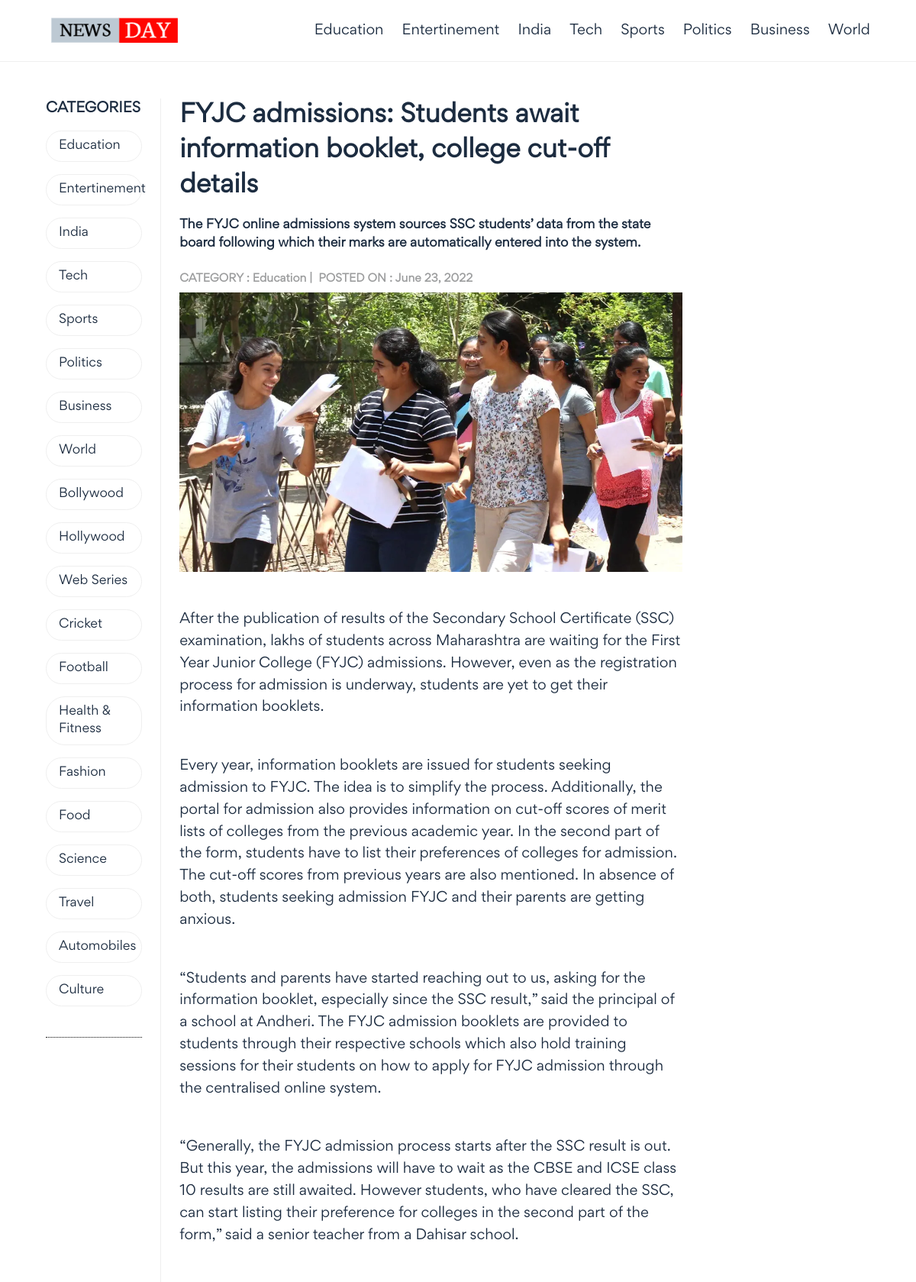
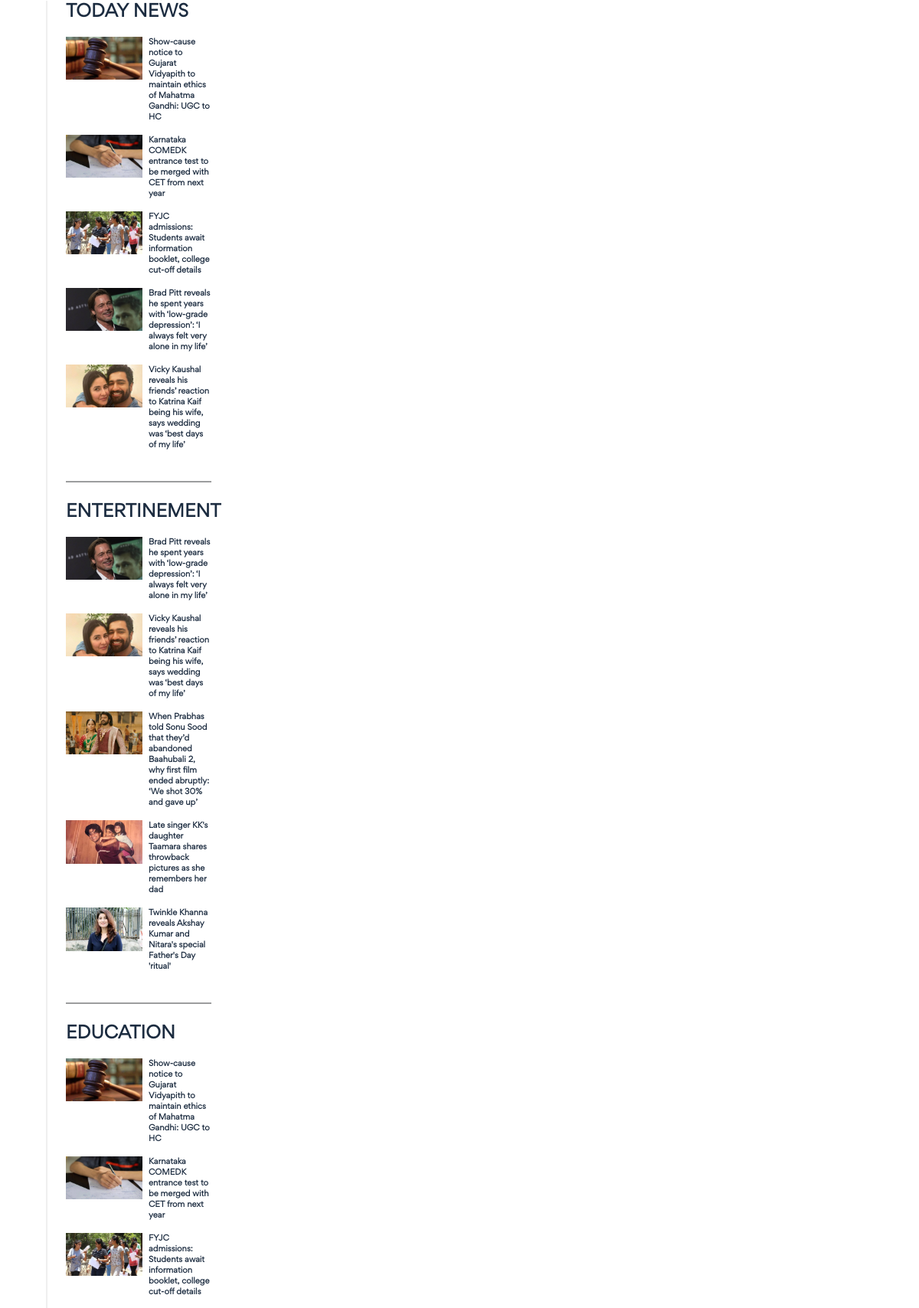
/15 (upper part), run on the app's committed database (2 pictures, top to bottom).
### web/models.py (models this page shows, shortened)
class Category(models.Model):
    title = models.CharField(max_length=25)
    class Meta:
        verbose_name_plural = "categories"

class News(models.Model):
    title = models.CharField(max_length=125)
    short_description = models.TextField()
    description = RichTextField()
    categories = models.ManyToManyField("web.Category")
    featured_image = models.ImageField(upload_to="news/")
    published_date = models.DateField(auto_now_add=True)
    class Meta:
        verbose_name_plural = "news"
        ordering = ["-id"]

### web/views.py (the view)
# urls.py: path('<int:id>',views.news, name="news")
def news(request, id):
    categories = Category.objects.all()
    top_menu = Category.objects.all() [:8]
    trending = News.objects.all() [:5]
    entertinement = News.objects.filter(categories=2) [:5]
    education = News.objects.filter(categories=1) [:5]
    search_categories = request.GET.get("category")
    print(search_categories)
    if search_categories:
        news = news.filter(categories__in=search_categories)
    instances = get_object_or_404(News.objects.filter(id=id))
    context = {
        "categories": categories,
        "top_menu": top_menu,
        "trending": trending,
        "entertinement": entertinement,
        "education": education,
        "instances": instances,
    }
    return render(request, "news.html", context=context)

### templates/news.html
{% extends "base.html" %}
{% block content %} {% load static %}
    <div class="news-section">
        <h1>{{instances.title}}</h1>
        <span>{{instances.short_description}}</span>
        <div class="details">
            {% for category in instances.categories.all %}
                <h4>CATEGORY : {{category.title}} |</h4>
            {% endfor %}
            <span>POSTED ON : {{instances.published_date}}</span>
        </div>
        <div class="news-image">
            <img src="{{instances.featured_image.url}}" alt="News">
        </div>
        <p>{{instances.description|safe}}</p>
    </div>
{% endblock %}

### templates/base.html (shortened to what this page needs)
<!DOCTYPE html>
<html lang="en">
<head>
    {% load static %}
    <link rel="stylesheet" href="{% static './css/style.css' %}" type="text/css" />
</head>
<body>
    <header>
        <section class="wrapper">
            <div class="left">
                <h1>
                    <a href="{% url 'web:index' %}"><img src="{% static './images/logos/logo.png' %}" alt="Logo"></a>
                </h1>
            </div>
            <div class="right">
                <ul>
                    {% for category in top_menu %}
                        <li><a href="{% url 'web:index' %}?category={{category.id}}">{{category.title}}</a></li>
                    {% endfor %}
                </ul>
            </div>
        </section>
    </header>
    <section id="spotlight">
        <section class="wrapper">
            <div class="left-slide-bar">
                <h3>CATEGORIES</h3>
                <ul>
                    {% for category in categories %}
                        <li><a href="{% url 'web:index' %}?category={{category.id}}">{{category.title}}</a></li>
                    {% endfor %}
                </ul>
            </div>
            {% block content %} {% endblock %}
            <div class="right-slide-bar">
                <h3>TODAY NEWS</h3>
                <ul>
                    {% for news in trending %}
                        <li>
                            <a href="{% url 'web:news' id=news.id %}">
                                <img src="{{news.featured_image.url}}" alt="News">
                                <h3>{{news.title}}</h3>
                            </a>
                        </li>
                    {% endfor %}
                </ul>
                <h3>ENTERTINEMENT</h3>
                <ul>
                    {% for news in entertinement %}
                        <li>
                            <a href="{% url 'web:news' id=news.id %}">
                                <img src="{{news.featured_image.url}}" alt="News">
                                <h3>{{news.title}}</h3>
                            </a>
                        </li>
                    {% endfor %}
                </ul>
                <h3>EDUCATION</h3>
                <ul>
                    {% for news in education %}
                        <li>
                            <a href="{% url 'web:news' id=news.id %}">
                                <img src="{{news.featured_image.url}}" alt="News">
                                <h3>{{news.title}}</h3>
                            </a>
                        </li>
                    {% endfor %}
                </ul>
            </div>
        </section>
    </section>
</body>
</html>

### static/css/style.css (style rules this page uses)
* { margin: 0; padding: 0; border: 0; vertical-align: baseline; background: transparent; font-weight: normal; text-decoration: none; outline: none; -webkit-box-sizing: border-box; -moz-box-sizing: border-box; box-sizing: border-box; font-family: "Gordita Regular"; }
ol, ul { list-style: none; }
body { font-size: 17px; color: #1c2c40; overflow-x: hidden; min-width: 320px; font-weight: 400; }
a { color: #1c2c40; }
p { line-height: 1.6em; font-size: 16px; font-weight: 400; }
.wrapper { width: 90%; margin: 0 auto; max-width: 1500px; }
img { display: block; width: 100%; height: 100%; }
header { border-bottom: 1px solid #EFEFEF; }
header .wrapper { height: 80px; align-items: center; display: flex; justify-content: space-between; }
header div.left { width: 180px; margin-right: 24px; }
header div.left h1 { display: block; width: 100%; }
header div.left h1 a { display: block; width: 100%; }
header div.left h1 a img { display: block; width: 100%; }
header div.right ul { display: flex; justify-content: start; align-items: center; }
header div.right ul li { margin-right: 24px; }
header div.right ul li:last-child { margin-right: 0; }
header div.right ul li a { font-size: 18px; font-weight: 500; }
#spotlight { padding: 48px 0; }
#spotlight .wrapper { display: flex; justify-content: start; flex-wrap: wrap; }
#spotlight div.left-slide-bar { width: 14%; padding-right: 24px; border-right: 1px solid #EFEFEF; }
#spotlight div.left-slide-bar h3 { font-size: 18px; font-weight: 700; margin-bottom: 16px; }
#spotlight div.left-slide-bar ul { padding-bottom: 24px; border-bottom: 1px dotted #000; }
#spotlight div.left-slide-bar ul li { margin-bottom: 16px; }
#spotlight div.left-slide-bar ul li a { font-size: 16px; font-weight: 500; padding: 8px 16px; border: 1px solid #EFEFEF; display: block; border-radius: 25px; }
#spotlight div.news-section { width: 61%; margin-right: 32px; margin-left: 24px; }
#spotlight div.right-slide-bar { width: 20%; border-left: 2px solid #EFEFEF; padding-left: 24px; }
#spotlight div.right-slide-bar h3 { font-size: 22px; font-weight: 700; margin-bottom: 16px; }
#spotlight div.right-slide-bar ul { border-bottom: 2px double #9c9d9e; margin-bottom: 24px; padding-bottom: 24px; }
#spotlight div.right-slide-bar ul li a { display: flex; justify-content: start; }
#spotlight div.right-slide-bar ul li a img { max-width: 100px; display: block; margin-right: 8px; }
#spotlight div.right-slide-bar ul li a h3 { font-size: 10px; }
#spotlight div.news-section h1 { font-size: 32px; font-weight: 700; margin-bottom: 16px; }
#spotlight div.news-section span { font-size: 16px; font-weight: 700; }
#spotlight div.news-section div.details { margin-top: 24px; display: flex; justify-content: start; }
#spotlight div.news-section div.details h4 { font-size: 14px; font-weight: 700; margin-right: 8px; color: #9c9d9e; }
#spotlight div.news-section div.details span { font-size: 14px; font-weight: 700; color: #9c9d9e; margin-bottom: 8px; }
#spotlight div.news-section div.news-image { display: block; width: 100%; margin-bottom: 24px; }
#spotlight div.news-section div.news-image img { display: block; width: 100%; }
#spotlight div.news-section p { font-size: 18px; font-weight: 500; margin-bottom: 48px; }

### data on the page
Category: title "Education"
Category: title "Entertinement"
Category: title "India"
Category: title "Tech"
Category: title "Sports"
Category: title "Politics"
Category: title "Business"
Category: title "World"
Category: title "Bollywood"
Category: title "Hollywood"
Category: title "Web Series"
Category: title "Cricket"
Category: title "Football"
Category: title "Health & Fitness"
Category: title "Fashion"
Category: title "Food"
Category: title "Science"
Category: title "Travel"
Category: title "Automobiles"
Category: title "Culture"
News: title "FYJC admissions: Students await information booklet, college cut-off details", short_description "The FYJC online admissions system sources SSC students’ data from the state board following which their marks are automatically entered into the system.", published_date "June 23, 2022", featured_image (picture), description "After the publication of results of the Secondary School Certificate (SSC) examination, lakhs of students across Maharashtra are waiting for the First Year Junior College (FYJC) admissions. However, even as the registration process for admission is underway, students are yet to get their information booklets. Every year, information booklets are issued for students seeking admission to FYJC. The idea is to simplify the process. Additionally, the portal for admission also provides information on cut-off scores of merit lists of colleges from the previous academic year. In the second part of the form, students have to list their preferences of colleges for admission. The cut-off scores from…"
News: featured_image (picture), title "Show-cause notice to Gujarat Vidyapith to maintain ethics of Mahatma Gandhi: UGC to HC"
News: featured_image (picture), title "Karnataka COMEDK entrance test to be merged with CET from next year"
News: featured_image (picture), title "Brad Pitt reveals he spent years with ‘low-grade depression’: ‘I always felt very alone in my life’"
News: featured_image (picture), title "Vicky Kaushal reveals his friends’ reaction to Katrina Kaif being his wife, says wedding was ‘best days of my life’"
News: featured_image (picture), title "When Prabhas told Sonu Sood that they’d abandoned Baahubali 2, why first film ended abruptly: ‘We shot 30% and gave up’"
News: featured_image (picture), title "Late singer KK's daughter Taamara shares throwback pictures as she remembers her dad"
News: featured_image (picture), title "Twinkle Khanna reveals Akshay Kumar and Nitara's special Father's Day 'ritual'"
